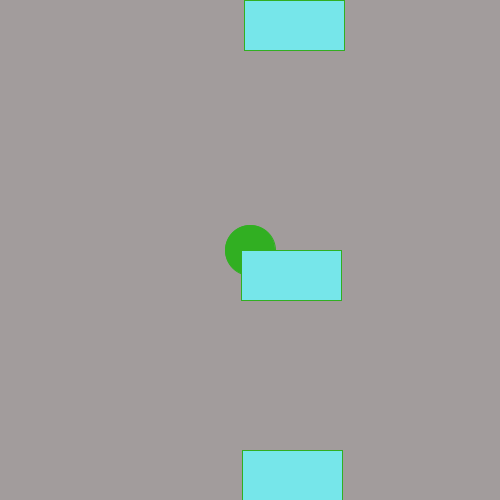
Frame 1 (no input)
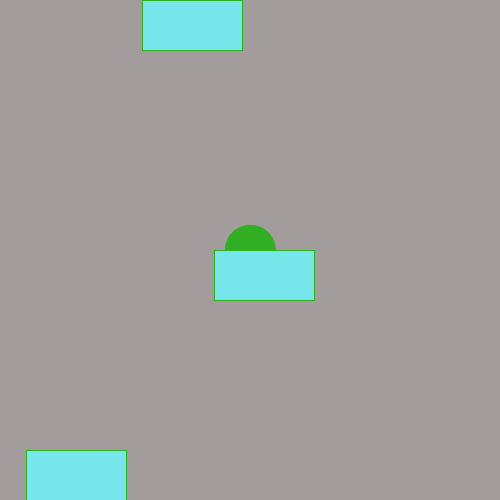
Frame 60 (the mouse pressed at the canvas centre just before this capture)
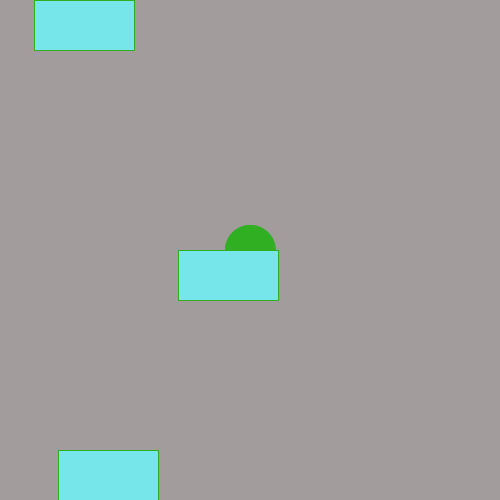
Frame 120 (the mouse held since frame 60 and released just before this capture)

The Processing sketch that drew these frames (run headless with seeded random() and noise(); from frame 60 on, the mouse is pressed at the canvas centre):

// Processing sketch: frogger
// ── frogger.pde
int x = 250;
int y = 250;
Car c= new Car(250,0);
Car a = new Car(250,250);
Car r = new Car(250,450);

void setup(){
  size(500,500);
}

void draw(){
  background(162,156,156);
  fill(49,175,34);
  stroke(49,175,34);
  outside();
  ellipse(x,y,50,50);
 
  c.update();
  a.update();
  r.update();
}

void keyPressed()
{
      if(key == CODED){
            if(keyCode == UP)
            {
                  y-=10;
            }
            else if(keyCode == DOWN)
            {
                  y+=10; 
            }
            else if(keyCode == RIGHT)
            {
                  x+=10;
            }
            else if(keyCode == LEFT)
            {
                  x-=10;
            }
      }
}

void outside(){
  if(x<0){
    x=0;
  }
  if(x>500){
    x=500;
  }
 if(y<0){
   y=0;
 }
 if(y>500){
   y=500;
 }
  
}


class Car{
  int X = 150;
  int Y = 150;
  int S = 100;
  int w = 50;
  int Xspeed = 10;
  
  Car(int X, int Y){
    this.X = X;
    this.Y = Y;
    
    Xspeed = (int)random(1,10);
    
    int random = (int)random(2);
    if(random ==0){
      Xspeed*=-1;
    }
  }
  
  void draw(){
    fill(118,230,234);
    rect(X,Y,S,w);
   
  }
  
  void update(){
    X+= Xspeed;
    draw();
    if(X<0){
      X=250;
    }
    if(X>width){
      X=250;
    }
  }
  
}
